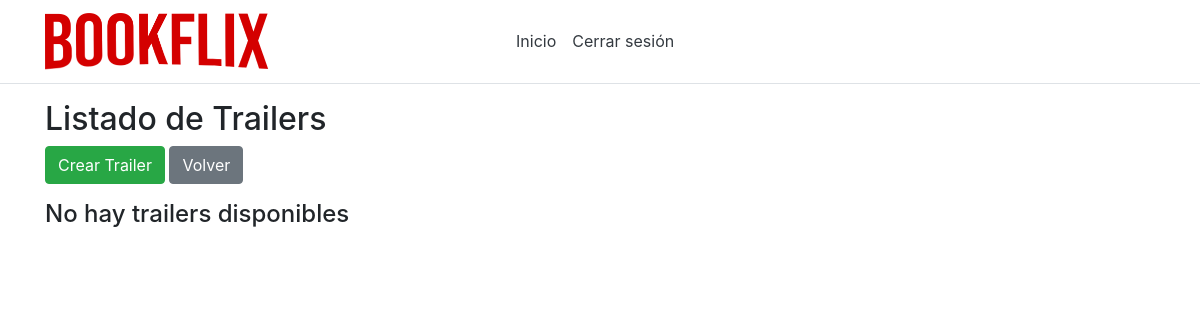
Before: /listTrailers/ (signed in) with the older database file.
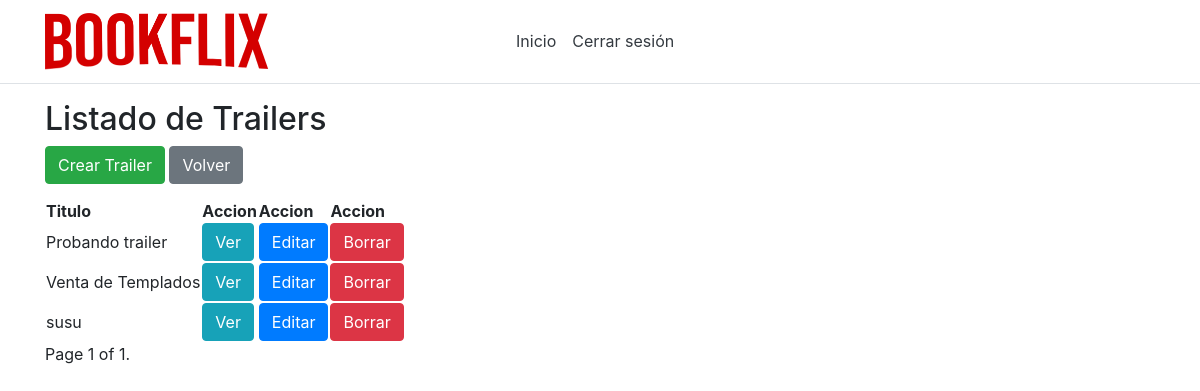
After: the same page with the newer database file.
### app/models.py (models this page shows, shortened)
class Trailer(models.Model):
    id = models.AutoField(primary_key=True)
    idLibro = models.ForeignKey(Libro,on_delete=models.CASCADE,null=True,blank=True)
    titulo = models.CharField(max_length=50)
    descripcion = models.CharField(max_length=1000)
    archivo = models.ImageField(upload_to='static/images/',null=True,blank=True)
    archivoVideo = models.FileField(upload_to='static/videos/',null=True,blank=True)

### app/views.py (the view)
# urls.py: path('listTrailers/', views.listTrailers),
def listTrailers(request):
    trailers = Trailer.objects.all()
    paginator = Paginator(trailers, 5)
    page_number = request.GET.get('page')
    page_obj = paginator.get_page(page_number)
    return render(request, 'shared/listOfTrailers.html', {'trailers': page_obj})

### app/models.py (called while the page is built)
    @property
    def is_active(self):
        return self.active

    @property
    def is_superuser(self):
        return self.superuser

### app/templates/shared/listOfTrailers.html (shortened to what this page needs)
{% extends 'default/layout.html' %}
{% block admin %}
<h2>Listado de Trailers</h2>
<div class="btn-group" role="group" aria-label="Basic example">
<form method="get" action="/createTrailer">
    <button class="btn btn-success" type="submit">Crear Trailer</button>
</form>
<form method="get" action="/inicio">
    <button class="btn btn-secondary" type="submit">Volver</button>
</form>
</div>
{% if trailers %}
<table>
    <thead>
        <tr>
            <th>Titulo</th>
            <th>Accion</th>
            <th>Accion</th>
            <th>Accion</th>
        </tr>
    </thead>
    <tbody>
        {% for trailer in trailers %}
        <tr>
            <td>{{ trailer.titulo }}</td>
            <td><a class="btn btn-info" role="button" href="/viewTrailer/{{ trailer.id }}">Ver</a></td>
            <td><a class="btn btn-primary" role="button" href="/editTrailer/{{ trailer.id }}">Editar</a></td>
            <td><a class="btn btn-danger" role="button" href="/deleteTrailer/{{ trailer.id }}" onClick="return confirm('¿Seguro que quieres borrar a {{trailer.titulo}}?');"> Borrar</a></td>
        </tr>
        {% endfor %}
    </tbody>
</table>
<div class="pagination">
    <span class="step-links">
        <span class="current">
            Page {{ trailers.number }} of {{ trailers.paginator.num_pages }}.
        </span>
    </span>
</div>
{% else %}
    <h4>No hay trailers disponibles</h4>
{% endif %}
{% endblock %}

Changed rows visible on the page:
added Trailer: titulo "Probando trailer"
added Trailer: titulo "Venta de Templados"
added Trailer: titulo "susu"
Other visible differences:
{{ trailers.number }}: (not shown) → "1"
{{ trailers.paginator.num_pages }}: (not shown) → "1"
text no longer shown: "No hay trailers disponibles"
text now shown: "Titulo Accion Accion Accion Page of ."
